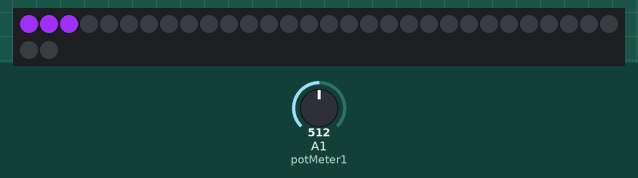
This sketch was run on a simulated Arduino Uno, built with avr-gcc and run on an emulated ATmega328P. On the bench: 32 RGB LEDs in strip order, left to right, continuing on the next row. The test bench sets the inputs (shaded band); at power-on: A1 (potMeter1) = 512. Dim RGB values are drawn brighter than linear.

Above: at 1.3 s.
1.4 s: A1 (potMeter1) set to 0
At 2.13 s:
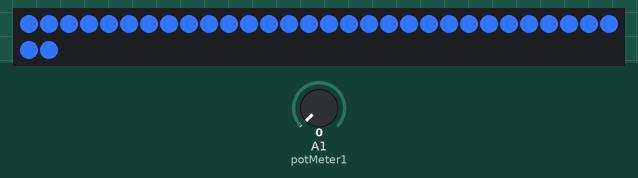
3.4 s: A1 (potMeter1) set to 41
4.9 s: A1 (potMeter1) set to 21
At 7.41 s:
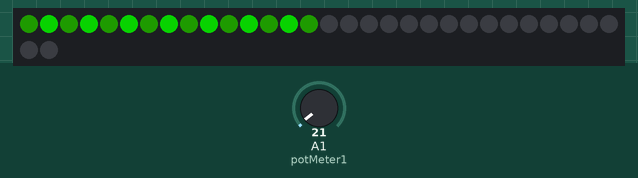
8.0 s: A1 (potMeter1) set to 0
At 8.34 s:
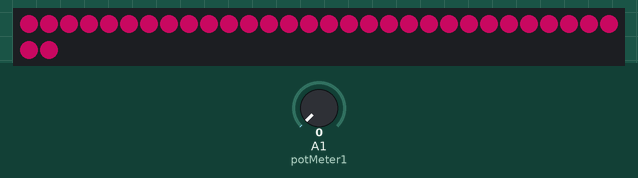
9.9 s: A1 (potMeter1) set to 306
At 10.36 s:
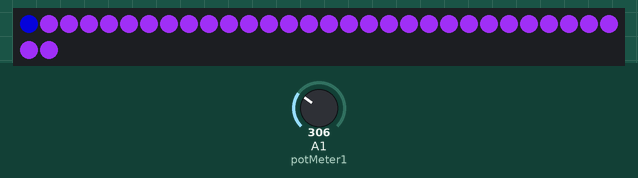
12.6 s: A1 (potMeter1) set to 21
At 15.66 s:
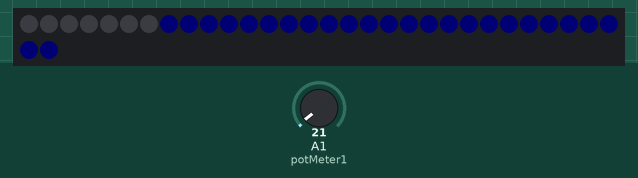

The sketch:

32LED.ino
```cpp
#include <Adafruit_NeoPixel.h>

int LedCount = 32;
int LedPin = 13;

Adafruit_NeoPixel pixels(LedCount, LedPin, NEO_GRB + NEO_KHZ800);

uint32_t lilla = pixels.Color(146, 43, 226); // setter opp fargene
uint32_t morkeBla = pixels.Color(6, 108, 242);
uint32_t turkis = pixels.Color(0, 227, 255);
uint32_t lyseGron = pixels.Color(0, 242, 197);
uint32_t gronBla = pixels.Color(0, 205, 255);
uint32_t bla = pixels.Color(46, 110, 238);
uint32_t kaldPulserer[6] = {lilla, morkeBla, turkis, lyseGron, gronBla, bla};

uint16_t allLys[] = {0, 1, 2, 3, 4, 5, 6, 7, 8, 9, 10, 11, 12, 13, 14, 15, 16, 17, 18, 19, 20, 21, 22, 23, 24, 25, 26, 27, 28, 29, 30, 31};

int potMeter1 = A1;

int i;
int pixel;
unsigned long currentMillis;
int timer100 = 100;

void setup()
{
    pixels.begin();
    Serial.begin(9600);
}

void lysshow2()
{ // setter alle lysene til det "i" er for tilsvarende index i listen "kaldPulserer" når det er gjort, endres i med +1
    currentMillis = millis();
    i = 0;
    for (pixel = 0; i < LedCount; pixel++)
    {
        pixels.setPixelColor(allLys[pixel], kaldPulserer[i]);
        pixels.show();
        int reader = analogRead(potMeter1);
        delay(1*reader);
        if (pixel >= 31)
        {
            if (millis() >= currentMillis + timer100)
            {
                i++;
                pixel = -1;
                currentMillis = millis();
            }
        }
    }
}
void loop()
{
    lysshow2();
}
```

Measured:
- after the input at 1.4 s, the LEDs: first change after 0.23 s (image 1 shows a later state)
- after the input at 3.4 s, every drawn part: stays the same
- after the input at 4.9 s, the LEDs: first change after 2.0 s (image 2 shows a later state)
